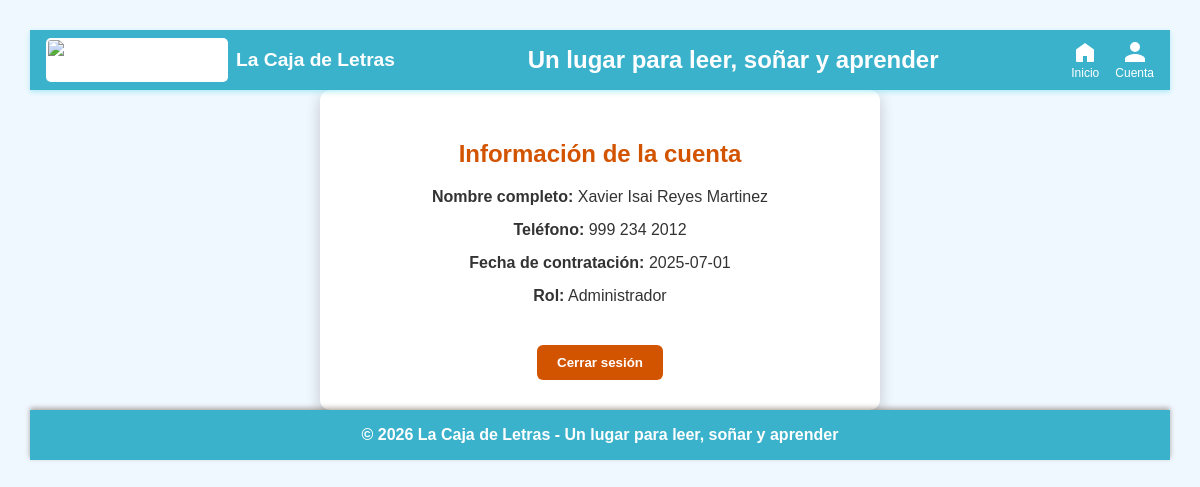
The app's page /cuentaEmpleado.php (signed in) with its own data.
### tables this page shows
CREATE TABLE `empleados` (
  `id` int(11) NOT NULL,
  `nombre_completo` varchar(100) NOT NULL,
  `usuario` varchar(50) NOT NULL,
  `contraseña` varchar(200) DEFAULT NULL,
  `telefono` varchar(20) DEFAULT NULL,
  `fecha_contratacion` date DEFAULT NULL,
  `estado` varchar(20) DEFAULT NULL,
  `rol` enum('Administrador','Empleado','Gerente') NOT NULL DEFAULT 'Empleado'
);

### cuentaEmpleado.php (the view, shortened to what this page needs)
<?php
include 'conexion.php';
include 'encabezado_empleado.php';
$id_empleado = intval($_SESSION['id']);
$empleado = mysqli_fetch_assoc(mysqli_query($enlace, "SELECT * FROM empleados WHERE id = $id_empleado"));
?>
<!DOCTYPE html>
<html lang="es">
<head>
</head>
<body>
<div class="perfil-container">
    <h2>Información de la cuenta</h2>
    <div class="perfil-dato"><span>Nombre completo:</span> <?= htmlspecialchars($empleado['nombre_completo']) ?></div>
    <div class="perfil-dato"><span>Teléfono:</span> <?= htmlspecialchars($empleado['telefono']) ?></div>
    <div class="perfil-dato"><span>Fecha de contratación:</span> <?= htmlspecialchars($empleado['fecha_contratacion']) ?></div>
    <div class="perfil-dato"><span>Rol:</span> <?= htmlspecialchars($empleado['rol']) ?></div>
    <form method="POST" action="cerrarSesion.php" style="margin-top: 20px;">
        <button type="submit" class="btn-cerrar">Cerrar sesión</button>
    </form>
</div>
</body>
</html>
<?php include 'pie.php'; ?>

### encabezado_empleado.php (style rules this page uses)
body { font-family: Arial, sans-serif; background-color: #fff7f0; color: #4a2c0f; margin: 0; padding: 0; }

### cuentaEmpleado.php (style rules this page uses)
body { font-family: Arial, sans-serif; background: #f0f8ff; color: #333; padding: 30px; }
.perfil-container { max-width: 500px; margin: auto; background-color: #ffffff; border-radius: 10px; box-shadow: 0 5px 15px rgba(0,0,0,0.2); padding: 30px; text-align: center; }
.perfil-container h2 { color: #d35400; margin-bottom: 20px; }
.perfil-dato { margin-bottom: 15px; font-size: 16px; }
.perfil-dato span { font-weight: bold; }
.btn-cerrar { display: inline-block; margin-top: 20px; padding: 10px 20px; background-color: #d35400; color: white; border: none; border-radius: 6px; font-weight: bold; cursor: pointer; transition: background-color 0.3s ease; text-decoration: none; }

### records on screen
empleados: nombre_completo "Xavier Isai Reyes Martinez", telefono "999 234 2012", fecha_contratacion "2025-07-01", rol "Administrador"
